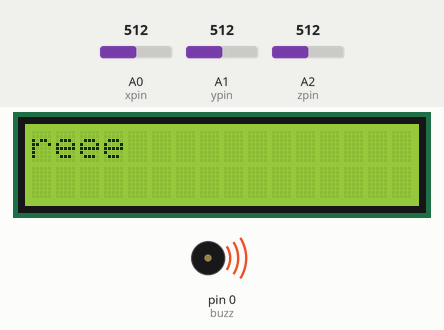
The sketch below on a simulated Arduino Uno, built with avr-gcc and run on an emulated ATmega328P. Parts: 16×2 character LCD, buzzer (waves = sounding). Inputs (shaded band) come from the test bench; at power-on: A0 (xpin) = 512, A1 (ypin) = 512, A2 (zpin) = 512.

Above: at 0.1 s.
At 3.1 s:
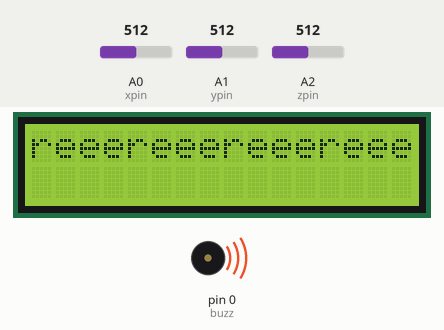
At 10.2 s:
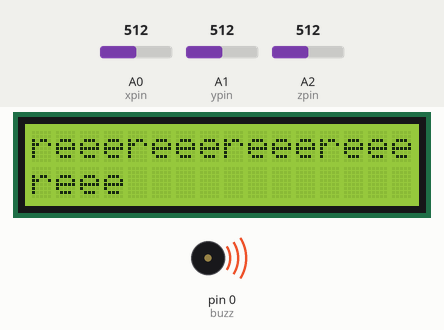
At 13.2 s:
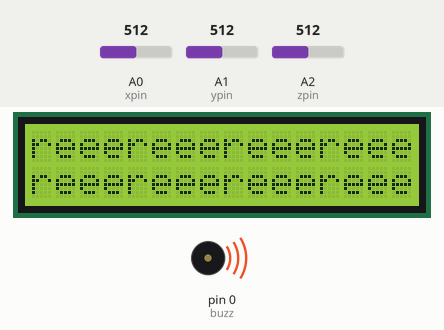
Timing chart, 0 to 14.7 s (numbered marks = the images above):
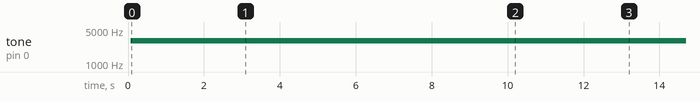

Measured:
- by itself, tone on pin 0 (buzz): silent → 3000 Hz at 0.07 s
- what the display in image 0 shows lasts 1.0 s, from 0.1 s to 1.1 s
- what the display in image 1 shows lasts 7.0 s, from 3.1 s to 10.1 s

The sketch:

gyro.ino
```cpp
const int xpin = A0; // x-axis of the accelerometer
const int ypin = A1; // y-axis
const int zpin = A2; // z-axis
int buzz = 0;
#include <Wire.h>
#include <LiquidCrystal_I2C.h>

LiquidCrystal_I2C lcd(0x27, 2, 1, 0, 4, 5, 6, 7, 3, POSITIVE);

void setup(){
 Serial.begin(9600);
 lcd.begin(16,2); // Initializes the interface to the LCD screen, and specifies the dimensions (width and height) of the display
 lcd.clear();
}

void loop()
{
int x = analogRead(xpin); //read from xpin
delay(1); //
int y = analogRead(ypin); //read from ypin
delay(1);
int z = analogRead(zpin); //read from zpin

float zero_G = 512.0; //ADC is 0~1023 the zero g output equal to Vs/2
float scale = 102.3; //ADXL335330 Sensitivity is 330mv/g
//330 * 1024/3.3/1000

if ((((float)z - 340)/68*9.8)>=1); //print z value on serial monitor
 tone(buzz,3000);
 lcd.print("reee");
delay(1000); //wait for 1 second
}
```
